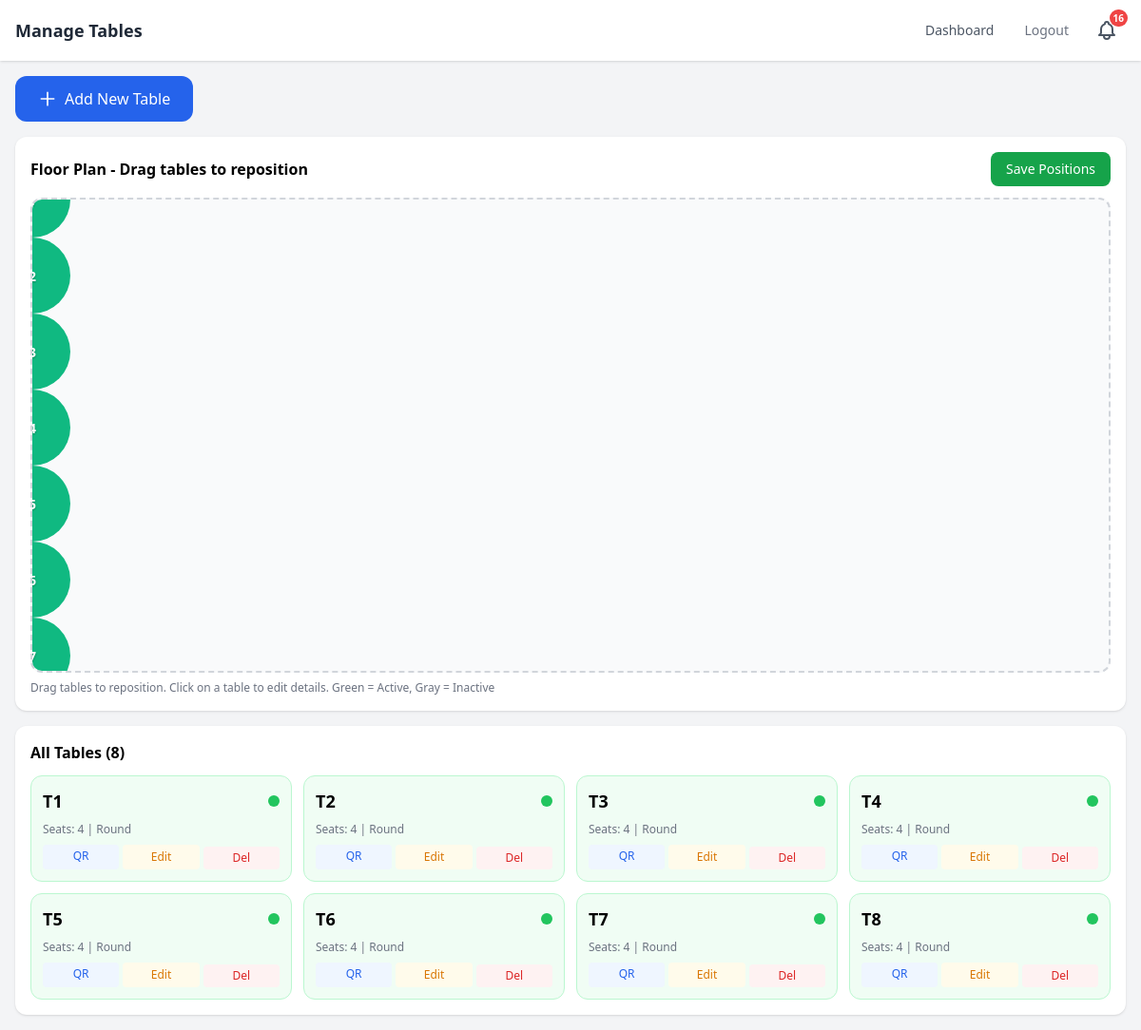
Page /admin/tables (signed in) on the committed database.
### app/models/table.py (models this page shows, shortened)
class Table(db.Model):
    __tablename__ = "tables"
    id = db.Column(db.Integer, primary_key=True)
    table_number = db.Column(db.Integer, unique=True, nullable=False)
    qr_token = db.Column(db.String(64), unique=True, nullable=False, index=True)
    is_active = db.Column(db.Boolean, default=True)
    waiter_called = db.Column(db.Boolean, default=False)
    capacity = db.Column(db.Integer, default=4)
    shape = db.Column(db.String(20), default="round")  # round, square, rectangle
    pos_x = db.Column(db.Float, default=50.0)  # percentage 0-100
    pos_y = db.Column(db.Float, default=50.0)  # percentage 0-100
    color = db.Column(db.String(20), default="#10B981")  # hex color
    width = db.Column(db.Float, default=80.0)  # pixel width for visual
    height = db.Column(db.Float, default=80.0)  # pixel height for visual
    orders = db.relationship("Order", backref="table", lazy="dynamic")
    reservations = db.relationship("Reservation", backref="table", lazy="dynamic")

### app/blueprints/admin/routes.py (the view)
@admin_bp.route("/tables", methods=["GET", "POST"])
@login_required
@admin_required
def tables():
    form = TableForm()
    if form.validate_on_submit():
        table = create_table_with_qr(form.table_number.data)
        flash(f"Table {table.table_number} created with QR code", "success")
        return redirect(url_for("admin.tables"))
    tables = Table.query.order_by(Table.table_number).all()
    return render_template("admin/tables.html", tables=tables, form=form)

### app/blueprints/admin/routes.py (called while the page is built)
def admin_required(f):
    @wraps(f)
    def decorated_function(*args, **kwargs):
        if not current_user.is_authenticated or current_user.role != "admin":
            abort(403)
        return f(*args, **kwargs)
    return decorated_function

### app/models/staff_user.py (called while the page is built)
@login_manager.user_loader
def load_user(user_id):
    return StaffUser.query.get(int(user_id))

### app/templates/admin/tables.html (shortened to what this page needs)
{% extends "base.html" %}
{% block content %}
<div class="min-h-screen bg-gray-100">
    <nav class="bg-white shadow safe-area-top">
        <div class="px-4 py-3 flex items-center justify-between">
            <h1 class="text-lg font-bold text-gray-800">Manage Tables</h1>
            <div class="flex items-center gap-2">
                <a href="/admin/" class="text-gray-600 text-sm px-3 py-2">Dashboard</a>
                <a href="/admin/logout" class="text-gray-500 text-sm px-3 py-2">Logout</a>
                {% include "admin/_bell.html" %}
            </div>
        </div>
    </nav>
    <main class="px-4 py-4">
        <div class="mb-4">
            <button onclick="openAddModal()" class="bg-blue-600 text-white px-6 py-3 rounded-xl font-medium active:bg-blue-700 active:scale-95 transition-all flex items-center gap-2">
                <svg class="w-5 h-5" fill="none" stroke="currentColor" viewBox="0 0 24 24">
                    <path stroke-linecap="round" stroke-linejoin="round" stroke-width="2" d="M12 4v16m8-8H4"/>
                </svg>
                Add New Table
            </button>
        </div>
        <div class="bg-white rounded-xl shadow p-4 mb-4">
            <div class="flex items-center justify-between mb-3">
                <h2 class="text-base font-bold">Floor Plan - Drag tables to reposition</h2>
                <button onclick="saveAllPositions()" class="bg-green-600 text-white px-4 py-2 rounded-lg text-sm font-medium active:bg-green-700 transition-all">
                    Save Positions
                </button>
            </div>
            <div id="floor-plan" class="relative bg-gray-50 border-2 border-dashed border-gray-300 rounded-xl overflow-hidden" style="height: 500px;">
            </div>
            <p class="text-xs text-gray-500 mt-2">Drag tables to reposition. Click on a table to edit details. Green = Active, Gray = Inactive</p>
        </div>
        <div class="bg-white rounded-xl shadow p-4">
            <h2 class="text-base font-bold mb-3">All Tables ({{ tables|length }})</h2>
            <div class="grid grid-cols-2 sm:grid-cols-3 md:grid-cols-4 gap-3">
                {% for table in tables %}
                <div class="border rounded-xl p-3 {{ 'bg-green-50 border-green-200' if table.is_active else 'bg-gray-50 border-gray-200' }}">
                    <div class="flex items-center justify-between mb-2">
                        <span class="font-bold text-lg">T{{ table.table_number }}</span>
                        <span class="w-3 h-3 rounded-full {{ 'bg-green-500' if table.is_active else 'bg-red-500' }}"></span>
                    </div>
                    <p class="text-xs text-gray-500">Seats: {{ table.capacity }} | {{ table.shape|title }}</p>
                    <div class="flex gap-1 mt-2">
                        <a href="/admin/tables/{{ table.id }}/qr" class="flex-1 bg-blue-50 text-blue-600 py-1 rounded text-xs text-center">QR</a>
                        <button onclick="openEditModal({{ table.id }})" class="flex-1 bg-amber-50 text-amber-600 py-1 rounded text-xs">Edit</button>
                        <form method="POST" action="/admin/tables/{{ table.id }}/delete" class="flex-1" onsubmit="return confirm('Delete?')">
                            <button type="submit" class="w-full bg-red-50 text-red-600 py-1 rounded text-xs">Del</button>
                        </form>
                    </div>
                </div>
                {% endfor %}
            </div>
        </div>
    </main>
</div>
{% endblock %}

### app/templates/base.html (style rules this page uses)
* { -webkit-tap-highlight-color: transparent; }

### rows in the picture
Table: table_number "1", is_active True (drawn), capacity "4", shape "Round"
Table: table_number "2", is_active True (drawn), capacity "4", shape "Round"
Table: table_number "3", is_active True (drawn), capacity "4", shape "Round"
Table: table_number "4", is_active True (drawn), capacity "4", shape "Round"
Table: table_number "5", is_active True (drawn), capacity "4", shape "Round"
Table: table_number "6", is_active True (drawn), capacity "4", shape "Round"
Table: table_number "7", is_active True (drawn), capacity "4", shape "Round"
Table: table_number "8", is_active True (drawn), capacity "4", shape "Round"

### other values in the picture
{{ tables|length }} "8"
